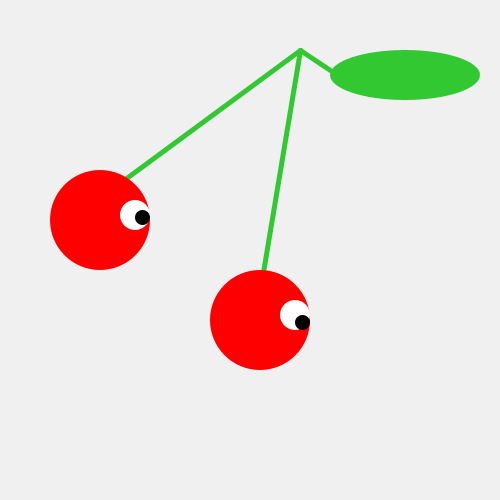
Frame 1 (no input)
Frame 60 (the mouse pressed at the canvas centre just before this capture): identical to frame 1, image omitted
Frame 120 (the mouse held since frame 60 and released just before this capture): identical to frame 1, image omitted

The Processing sketch that drew this single still picture (run headless with seeded random() and noise(); from frame 60 on, the mouse is pressed at the canvas centre):

// Processing sketch: processing_60637
// ── processing_60637.pde

void setup(){
  size(500,500);
}

void draw(){
  background(240);
  smooth();
  stroke(50,200,50);
  strokeWeight(5);
  line(110,190,300,50);
  line(260,290,300,50);
  line(300,50,330,70);
  noStroke();
  fill(50,200,50);
  ellipseMode(CORNER);
  ellipse(330,50,150,50);
  fill(255,0,0);
  noStroke();
  ellipse(50,170,100,100);
  ellipse(210,270,100,100);
  fill(255);
  ellipse(120,200,30,30);
  ellipse(280,300,30,30);
  fill(0);
  ellipse(135,210,15,15);
  ellipse(295,315,15,15);
}
